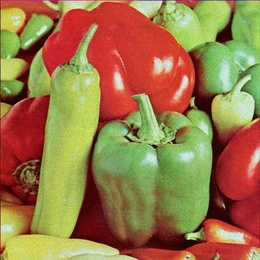
%> input picture dwt all result/DWT image/dwt after noise/dwt watermarked after noise pepper.jpg, 260 x 260 px, shrunk from 512 x 512 before the run, given in place of PeppersRGB.jpg, which was not available
$ octave DWT_after_noise.m   (GNU Octave 9; MATLAB toolbox functions it lacks are replaced by stand-ins)
%> lines starting %> are read from the running program, lines starting %| are printed output that depends on the picture; pictures that were not available may be replaced by others from this repository, and a replacement may not be noted
%% Load host and watermark images
clc;
close;clear;
hostImage = imread("PeppersRGB.jpg");
%> hostImage is the input picture: size 260x260x3 uint8; mean R, G, B 154.6, 120.4, 71.7
figure, imshow(hostImage); title('Host Image');
watermarkImage = imread("water.jpg");
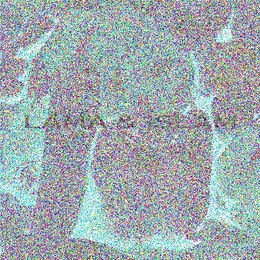
%> input picture dwt all result/DWT image/dwt after noise/dwt extreaction after noise pepper .jpg, 260 x 260 px, shrunk from 512 x 512 before the run, given in place of water.jpg, which was not available
%> watermarkImage is the input picture: size 260x260x3 uint8; mean R, G, B 158.6, 170.4, 174.6
figure, imshow(watermarkImage); title('Watermark Image');

%% Resize watermark to match host image
watermarkImageResized = imresize(watermarkImage, size(hostImage(:,:,1)));

%% Set secret key and alpha value
key = 1000;
alpha = 0.02;

%% Generate pseudo-random sequence for embedding and extraction from secret key
rng('default'); % Reinitialize the random number generator to its startup configuration

rng(key);
randomSequence = rand(size(hostImage,1), size(hostImage,2));

%% Embed watermark into host image
watermarkedImage = hostImage;
for i = 1:size(hostImage,3)
    channel = hostImage(:,:,i);
    for j = 1:size(channel,1)
        for k = 1:size(channel,2)
            if randomSequence(j,k) > alpha/0.4
                watermarkedImage(j,k,i) = channel(j,k) + alpha*watermarkImageResized(j,k,i);
            end
        end
    end
end
%> this loop made 3 passes
%> pass 1, `channel = hostImage(:,:,i);`:
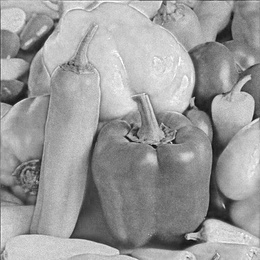
%> channel: size 260x260 uint8; min 7, max 255, mean 154.6

%% Add Poisson noise to watermarked image
watermarkedImage_noise = imnoise(watermarkedImage, 'poisson');
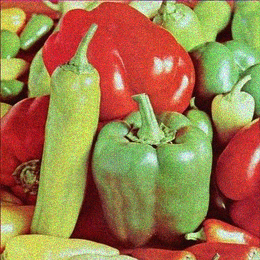
%> watermarkedImage_noise: size 260x260x3 uint8; mean R, G, B 157.6, 123.6, 75

%% Display and save watermarked image
figure, imshow(watermarkedImage); title('Watermarked Image');
figure, imshow(watermarkedImage_noise); title('Watermarked Image noise');

imwrite(watermarkedImage, 'dwt watermarked befor noise pepper.jpg');
imwrite(watermarkedImage_noise, 'dwt watermarked after noise pepper.jpg');

%% Extract watermark from watermarked image using the same pseudo-random sequence
extractedWatermark = zeros(size(watermarkImageResized));
for i = 1:size(watermarkedImage_noise,3)
    channel = watermarkedImage_noise(:,:,i);
    for j = 1:size(channel,1)
        for k = 1:size(channel,2)
            if randomSequence(j,k) > alpha *0.2
                extractedWatermark(j,k,i) = (channel(j,k) - hostImage(j,k,i))/ (alpha*0.1) ;
            end
        end
    end
end
%> this loop made 3 passes
%> pass 1, `channel = watermarkedImage_noise(:,:,i);`:
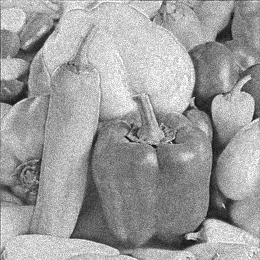
%> channel: size 260x260 uint8; min 9, max 255, mean 157.6
%> pass 2, `channel = watermarkedImage_noise(:,:,i);`:
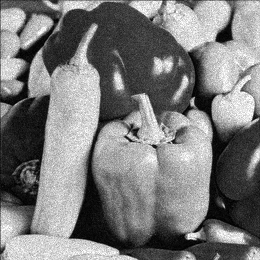
%> channel: size 260x260 uint8; min 0, max 255, mean 123.6
%> pass 3, `channel = watermarkedImage_noise(:,:,i);`:
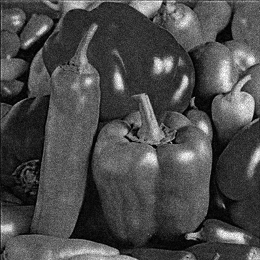
%> channel: size 260x260 uint8; min 0, max 255, mean 75
%> after the loop:
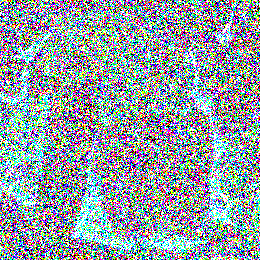
%> extractedWatermark: size 260x260x3 double; mean R, G, B 147.2, 158.3, 163.7

%% Display and save extracted watermark
figure, imshow(uint8(extractedWatermark)); title('Extracted Watermark noise ');
imwrite(uint8(extractedWatermark), 'dwt extreaction after noise pepper .jpg');
